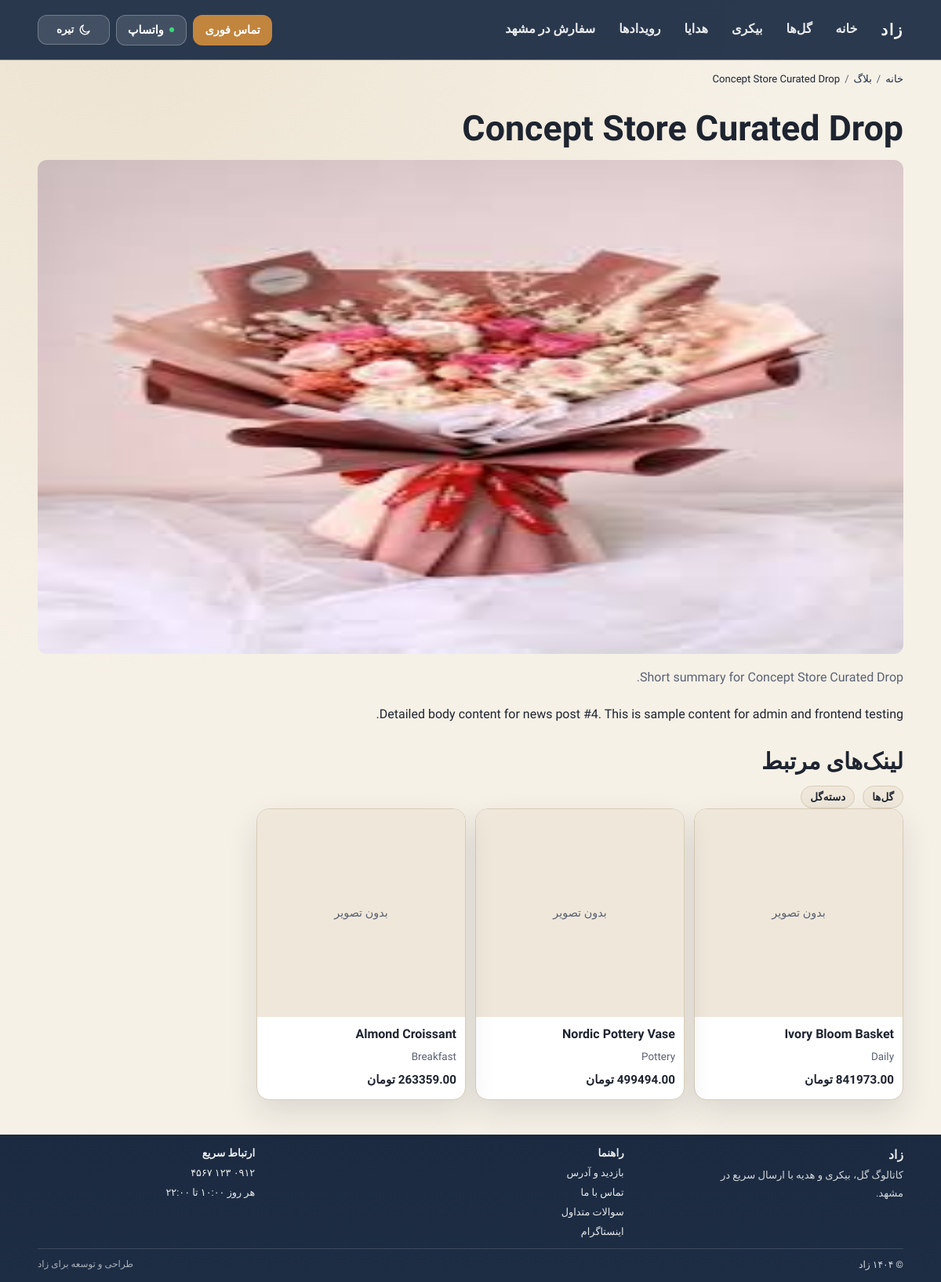
Screenshot of /blog/concept-store-curated-drop/ with the database file from the repository.
### main/models.py (models this page shows, shortened)
class TimeStampedModel(models.Model):
    created_at = models.DateTimeField(auto_now_add=True)
    updated_at = models.DateTimeField(auto_now=True)
    class Meta:
        abstract = True

class NewsPost(TimeStampedModel):
    title = models.CharField(max_length=180)
    slug = models.SlugField(max_length=200, unique=True, blank=True)
    excerpt = models.CharField(max_length=300, blank=True)
    body = models.TextField()
    cover_image = models.ImageField(upload_to="news/covers/", null=True, blank=True)
    status = models.CharField(max_length=20, choices=PublishStatus.choices, default=PublishStatus.DRAFT)
    published_at = models.DateTimeField(null=True, blank=True)
    class Meta:
        ordering = ["-published_at", "-created_at"]

class Product(TimeStampedModel):
    class StockStatus(models.TextChoices):
        IN_STOCK = "in_stock", "In stock"
        OUT_OF_STOCK = "out_of_stock", "Out of stock"
        PREORDER = "preorder", "Preorder"
    name = models.CharField(max_length=120)
    slug = models.SlugField(max_length=160, unique=True, blank=True)
    description = models.TextField(blank=True)
    price = models.DecimalField(max_digits=10, decimal_places=2, null=True, blank=True)
    cover_image = models.ImageField(upload_to="products/covers/", null=True, blank=True)
    category = models.ForeignKey(
        Category,
        on_delete=models.PROTECT,
        related_name="products",
        null=True,
        blank=True,
    )
    tags = models.ManyToManyField(Tag, related_name="products", blank=True)
    is_active = models.BooleanField(default=True)
    stock_status = models.CharField(
        max_length=20,
        choices=StockStatus.choices,
        default=StockStatus.IN_STOCK,
    )
    featured = models.BooleanField(default=False)
    sort_order = models.PositiveIntegerField(default=0)
    class Meta:
        ordering = ["sort_order", "-created_at"]
    def get_absolute_url(self):
        if hasattr(self, "flower"):
            return reverse("flower_detail", args=[self.pk, self.slug])
        return reverse("product_detail", args=[self.pk, self.slug])
    @property
    def cover(self):
        return self.cover_image

class Category(TimeStampedModel):
    class Section(models.TextChoices):
        FLOWERS = "flowers", "Flowers"
        BAKERY = "bakery", "Bakery"
        GIFTS = "gifts", "Gifts"
    name = models.CharField(max_length=100)
    slug = models.SlugField(max_length=120)
    section = models.CharField(max_length=20, choices=Section.choices)
    class Meta:
        ordering = ["section", "name"]
        constraints = [
            models.UniqueConstraint(fields=["section", "slug"], name="uniq_category_section_slug"),
        ]

### main/views.py (the view)
# urls.py: path("blog/<slug:slug>/", views.blog_detail, name="blog_detail"),
def blog_detail(request, slug):
    post = get_object_or_404(NewsPost, slug=slug, status=PublishStatus.PUBLISHED)
    recommended_items = list(
        Product.objects.filter(is_active=True)
        .select_related("category")
        .order_by("-featured", "sort_order", "-created_at")[:3]
    )
    breadcrumbs = _with_home(
        [
            {"name": "بلاگ", "url": reverse("blog")},
            {"name": post.title, "url": None},
        ]
    )
    context = _default_context(
        request,
        page_type="category",
        active_nav="",
        meta_title=f"{post.title} | بلاگ زاد",
        meta_description=post.excerpt or "مطالعه مطلب بلاگ زاد و دسترسی به لینک‌های مرتبط با سفارش.",
        breadcrumbs=breadcrumbs,
    )
    context.update(
        {
            "post": post,
            "recommended_category": {"label": "گل‌ها", "url": reverse("flowers")},
            "recommended_subcategory": {
                "label": "دسته‌گل",
                "url": reverse("flower_subcategory", args=["bouquet"]),
            },
            "recommended_items": recommended_items,
        }
    )
    return render(request, "blog_detail.html", context)

### main/views.py (called while the page is built)
def _jsonld(data):
    return json.dumps(data, ensure_ascii=False)

def _breadcrumbs_jsonld(request, breadcrumbs):
    items = []
    for position, crumb in enumerate(breadcrumbs, start=1):
        crumb_url = crumb.get("url") or request.path
        items.append(
            {
                "@type": "ListItem",
                "position": position,
                "name": crumb["name"],
                "item": request.build_absolute_uri(crumb_url),
            }
        )
    return {"@context": "https://schema.org", "@type": "BreadcrumbList", "itemListElement": items}

def _default_context(
    request,
    *,
    page_type,
    active_nav,
    meta_title,
    meta_description,
    breadcrumbs=None,
    faq_items=None,
    item_id=None,
):
    context = {
        "page_type": page_type,
        "active_nav": active_nav,
        "meta_title": meta_title,
        "meta_description": meta_description,
        "canonical_url": request.build_absolute_uri(request.path),
        "item_id": item_id,
        "extra_jsonld": [],
    }
    if breadcrumbs:
        context["breadcrumbs"] = breadcrumbs
        context["breadcrumbs_jsonld"] = _jsonld(_breadcrumbs_jsonld(request, breadcrumbs))
    if faq_items:
        context["faq_items"] = faq_items
        context["faq_jsonld"] = _jsonld(_faq_jsonld(faq_items))
    return context

def _with_home(items):
    return [{"name": "خانه", "url": reverse("index")}, *items]

### main/templates/blog_detail.html
{% extends "base.html" %}
{% block body_class %}page-blog-detail{% endblock %}
{% block content %}
{% include "partials/breadcrumbs.html" %}
<section class="container section-block">
  <h1>{{ post.title }}</h1>
  {% if post.cover_image %}
    <img src="{{ post.cover_image.url }}" alt="{{ post.title }}" width="1200" height="630" class="cover-image">
  {% endif %}
  <p class="intro-text">{{ post.excerpt }}</p>
  <div class="post-body">{{ post.body|linebreaks }}</div>
</section>
<section class="container section-block">
  <h2>لینک‌های مرتبط</h2>
  <div class="inline-links">
    <a href="{{ recommended_category.url }}">{{ recommended_category.label }}</a>
    <a href="{{ recommended_subcategory.url }}">{{ recommended_subcategory.label }}</a>
  </div>
  {% include "partials/product_grid.html" with products=recommended_items %}
</section>
{% endblock %}

### main/templates/partials/breadcrumbs.html
{% if breadcrumbs %}
<nav class="container breadcrumbs" aria-label="مسیر صفحه">
  <ol>
    {% for crumb in breadcrumbs %}
      <li>
        {% if crumb.url and not forloop.last %}
          <a href="{{ crumb.url }}">{{ crumb.name }}</a>
        {% else %}
          <span>{{ crumb.name }}</span>
        {% endif %}
      </li>
    {% endfor %}
  </ol>
</nav>
{% endif %}

### main/templates/partials/product_grid.html
<div class="zaad-grid">
  {% for product in products %}
    <article class="zaad-tile">
      <a href="{{ product.get_absolute_url }}" class="zaad-tile__link">
        <div class="zaad-tile__media">
          {% if product.cover %}
            <img class="zaad-tile__img" src="{{ product.cover.url }}" alt="{{ product.name }} &#1576;&#1585;&#1575;&#1740; &#1587;&#1601;&#1575;&#1585;&#1588;" loading="lazy" width="480" height="480">
          {% else %}
            <div class="placeholder zaad-tile__placeholder">&#1576;&#1583;&#1608;&#1606; &#1578;&#1589;&#1608;&#1740;&#1585;</div>
          {% endif %}
        </div>
        <div class="zaad-tile__body">
          <h3 class="zaad-tile__title">{{ product.name }}</h3>
          <p class="zaad-tile__meta">
            {% if product.category %}{{ product.category.name }}{% else %}&#1605;&#1581;&#1589;&#1608;&#1604; &#1608;&#1740;&#1688;&#1607;{% endif %}
          </p>
          {% if product.price %}
            <strong class="zaad-tile__price">{{ product.price }} &#1578;&#1608;&#1605;&#1575;&#1606;</strong>
          {% else %}
            <strong class="zaad-tile__price">&#1575;&#1587;&#1578;&#1593;&#1604;&#1575;&#1605; &#1602;&#1740;&#1605;&#1578;</strong>
          {% endif %}
        </div>
      </a>
    </article>
  {% empty %}
    <div class="empty-box">&#1570;&#1740;&#1578;&#1605;&#1740; &#1576;&#1585;&#1575;&#1740; &#1606;&#1605;&#1575;&#1740;&#1588; &#1579;&#1576;&#1578; &#1606;&#1588;&#1583;&#1607; &#1575;&#1587;&#1578;.</div>
  {% endfor %}
</div>

### main/static/main/css/site.css (style rules this page uses)
:root { --bg: #f6f1e7; --bg-glow: #ede3d1; --sticky-bg: rgba(246, 241, 231, 0.96); --paper: #ffffff; --soft: #efe7da; --text: #1e2430; --muted: #596273; --line: #d8ccb7; --brand: #1d2d44; --accent: #c2853e; --shadow: 0 16px 38px rgba(26, 34, 46, 0.12); --radius: 16px; }
html { background: var(--brand); }
html[data-theme="light"] { color-scheme: light; }
* { box-sizing: border-box; }
body { margin: 0; font-family: "Vazirmatn", sans-serif; background: radial-gradient(circle at 12% 0, var(--bg-glow), transparent 45%), var(--bg); color: var(--text); min-height: 100vh; }
.container { width: min(1160px, 92%); margin-inline: auto; }
.section-block { margin-top: 28px; }
h1 { margin: 10px 0 0; font-size: clamp(1.7rem, 3.8vw, 2.8rem); font-weight: 900; line-height: 1.25; }
h2 { margin: 0; font-size: clamp(1.24rem, 2.8vw, 1.8rem); font-weight: 900; }
h3 { margin: 0; font-size: 1.03rem; font-weight: 800; }
p { line-height: 1.95; }
.intro-text { margin: 10px 0 0; color: var(--muted); }
.category-grid, .subcategory-grid, .list-grid, .faq-grid, .zaad-grid { display: grid; gap: 14px; }
.category-card, .subcategory-card, .list-card, .faq-grid article, .zaad-tile, .lead-box, .item-media, .item-info, .empty-box { border: 1px solid var(--line); border-radius: var(--radius); background: var(--paper); box-shadow: var(--shadow); }
.zaad-grid { grid-template-columns: repeat(2, minmax(0, 1fr)); gap: 12px; }
.zaad-tile { position: relative; overflow: hidden; }
.zaad-tile__link { display: flex; flex-direction: column; min-height: 100%; text-decoration: none; color: var(--text); }
.zaad-tile__media { position: relative; overflow: hidden; background: var(--soft); aspect-ratio: 1 / 1; }
.zaad-tile__placeholder { position: absolute; inset: 0; min-height: auto; padding: 10px; text-align: center; font-size: 0.9rem; }
.zaad-tile__body { display: grid; gap: 4px; align-content: start; padding: 10px 11px 12px; text-align: start; }
.zaad-tile__title { margin: 0; font-size: 1rem; line-height: 1.55; }
.zaad-tile__meta { margin: 0; color: var(--muted); font-size: 0.84rem; line-height: 1.75; }
.zaad-tile__price { margin-top: 1px; color: var(--text); font-size: 0.95rem; font-weight: 900; line-height: 1.65; }
.placeholder { min-height: 220px; display: grid; place-items: center; color: var(--muted); }
.inline-links { margin-top: 14px; display: flex; flex-wrap: wrap; gap: 10px; }
.inline-links a { text-decoration: none; border: 1px solid var(--line); border-radius: 999px; padding: 6px 11px; color: var(--text); background: var(--soft); font-size: 0.84rem; font-weight: 700; }
.breadcrumbs { margin-top: 16px; }
.breadcrumbs ol { margin: 0; padding: 0; list-style: none; display: flex; flex-wrap: wrap; gap: 6px; font-size: 0.82rem; }
.breadcrumbs li { display: inline-flex; gap: 6px; align-items: center; }
.breadcrumbs li:not(:last-child)::after { content: "/"; color: var(--muted); }
.breadcrumbs a { text-decoration: none; color: var(--brand); }
.cover-image { width: 100%; border-radius: 12px; margin-top: 12px; }
.post-body { margin-top: 12px; }
@media (min-width: 760px) { .zaad-grid { grid-template-columns: repeat(3, minmax(0, 1fr)); } }
@media (min-width: 1080px) { .zaad-grid { grid-template-columns: repeat(4, minmax(0, 1fr)); } }

### rows the page displays
NewsPost: name "Concept Store Curated Drop", title "Concept Store Curated Drop", cover_image (picture), excerpt "Short summary for Concept Store Curated Drop.", body "Detailed body content for news post #4. This is sample content for admin and frontend testing."
Product: cover_image "بدون تصویر", name "Ivory Bloom Basket", category.name "Daily"
Product: cover_image "بدون تصویر", name "Nordic Pottery Vase", category.name "Pottery"
Product: cover_image "بدون تصویر", name "Almond Croissant", category.name "Breakfast"

### other values shown
{{ crumb.name }} "خانه" "بلاگ"
{{ recommended_category.label }} "گل‌ها"
{{ recommended_subcategory.label }} "دسته‌گل"
{{ site_phone_display }} "۰۹۱۲ ۱۲۳ ۴۵۶۷"
{{ site_opening_hours_text }} "هر روز ۱۰:۰۰ تا ۲۲:۰۰"
